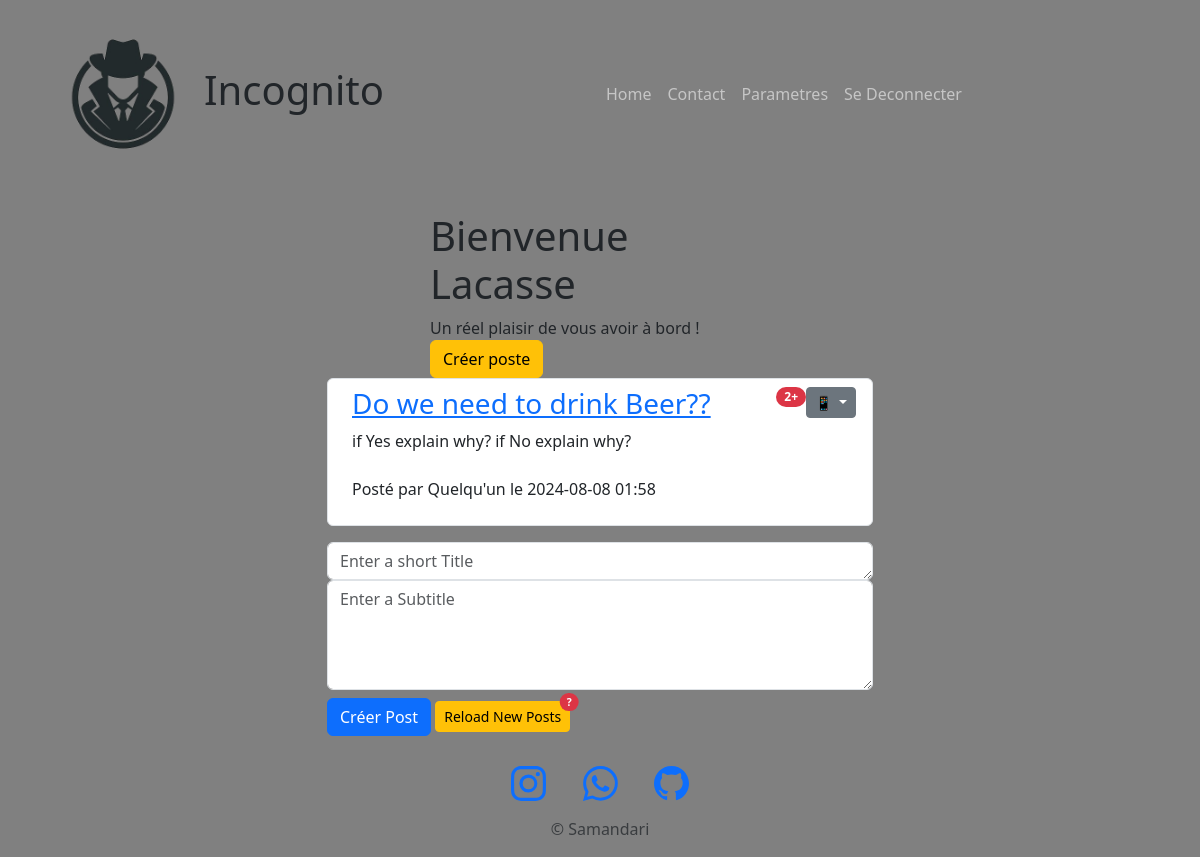
/posts (signed in), run on the app's committed database.
### main.py (models this page shows)
class User(UserMixin, db.Model):
    id = db.Column(db.Integer, primary_key=True)
    name = db.Column(db.String(50), unique=True, nullable=False)
    password = db.Column(db.String(500), nullable=False)
    posts = db.relationship('Post', back_populates='author', lazy=True)
    comments = db.relationship('Comment', back_populates='commenter', lazy=True)

class Post(db.Model):
    id = db.Column(db.Integer, primary_key=True)
    title = db.Column(db.String(200))
    subtitle = db.Column(db.String(250))
    timestamp = db.Column(db.DateTime, default=datetime.utcnow)
    author = db.relationship('User', back_populates='posts')  # Include the User object
    user_id = db.Column(db.Integer, db.ForeignKey('user.id'), nullable=False)
    comments = db.relationship('Comment', back_populates="parent_post", lazy=True)

### main.py (the view, shortened to what this page needs)
@app.route('/posts', methods=['GET', 'POST'])  # get all posts or create a post
@login_required
def get_posts():
    posts = Post.query.all()
    return render_template('all_posts.html', posts=posts, current_user=current_user, edit=False)

### main.py (called while the page is built)
@login_manager.user_loader
def load_user(user_id):
    return User.query.get(user_id)

### templates/all_posts.html (shortened to what this page needs)
{% include "header.html" %}
        <div class="container mt-4">
            <div class="row">
                <div class="col-md-6 offset-md-3">
                      <header class="masthead" style="">
                        <div class="container">
                          <div class="row">
                            <div class="col-lg-8 col-md-10 mx-auto">
                              <div class="site-heading">
                                <h1>Bienvenue {{current_user.name}}</h1>
                                <span class="subheading">Un réel plaisir de vous avoir à bord !   </span>
                                <a class="btn btn-warning" href="#inputTitle">Créer poste</a>
                              </div>
                            </div>
                          </div>
                        </div>
                      </header>
                    <ol id="posts" class="list-group list-group-unnumbered">
                        {% for post in posts %}
                            <li class="list-group-item d-flex justify-content-between align-items-start text-break">
                                <div class="ms-2 me-auto">
                                      <div class="fw-bold">
                                          <a href="{{ url_for('post', post_id=post.id) }}">
                                            <h3>{{ post.title }}</h3>
                                          </a>
                                      </div>
                                      {{ post.subtitle }} <br><br>
                                      <p class="post-meta">Posté par
                                          {% if current_user == post.author: %}
                                            Vous
                                          {% else %}
                                            Quelqu'un
                                          {% endif %}
                                          le {{post.timestamp.strftime('%Y-%m-%d %H:%M')}}
                                      </p>
                                </div>
                                <span class="badge text-bg-primary rounded-pill bg-danger">{{ post.comments|length }}+</span>
                                <div class="dropdown">
                                  <button class="btn btn-secondary btn-sm dropdown-toggle" type="button" data-bs-toggle="dropdown" aria-expanded="true">
                                    📱
                                  </button>
                                </div>
                            </li>
                        {% endfor %}
                    </ol>
                    <form id="form" method="POST" class="mt-3" action="{{ url_for('get_posts') }}">
                        <div class="control-group">
                            <div class="form-group col-xs-12 floating-label-form-group controls">
                                <textarea id="inputTitle" name="title" class="form-control" placeholder="Enter a short Title" rows="1" autocomplete="off" required ></textarea>
                                <textarea id="inputSubtitle" name="subtitle" class="form-control" placeholder="Enter a Subtitle" rows="4" autocomplete="off" ></textarea>
                                <button class="btn btn-primary" type="submit" id="sendButton">Créer Post</button>
                                <button type="button" class="btn btn-warning btn-sm position-relative" id="refrech" onclick="window.location.reload();">
                                  Reload New Posts
                                  <span class="position-absolute top-0 start-100 translate-middle badge rounded-pill bg-danger" id="message-count-badge">
                                    ?
                                  </span>
                                </button>
                            </div>
                        </div>
                    </form>
                </div>
            </div>
        </div>
{% include "footer.html" %}

### templates/header.html (style rules this page uses)
body { background-color: gray; }

### data on the page
User: name "Lacasse"
Post: title "Do we need to drink Beer??", subtitle "if Yes explain why? if No explain why?", timestamp "2024-08-08 01:58", comments|length "2"
